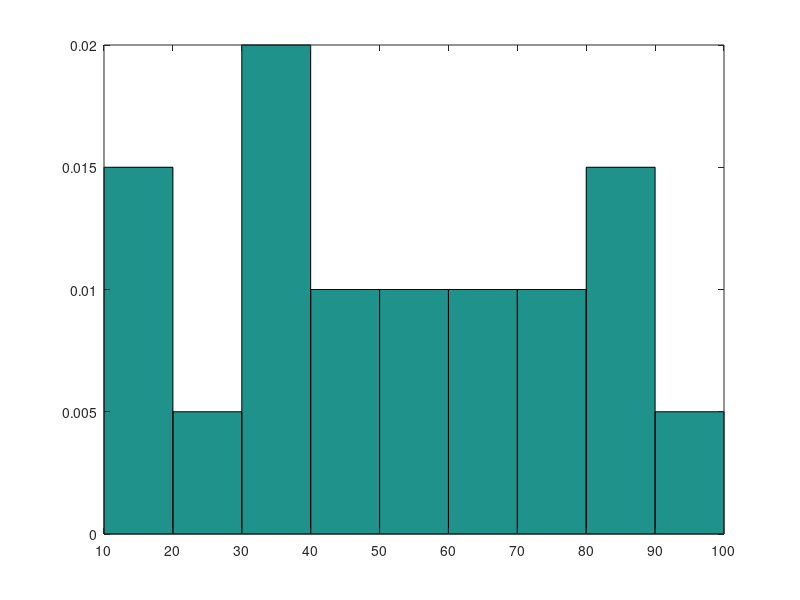
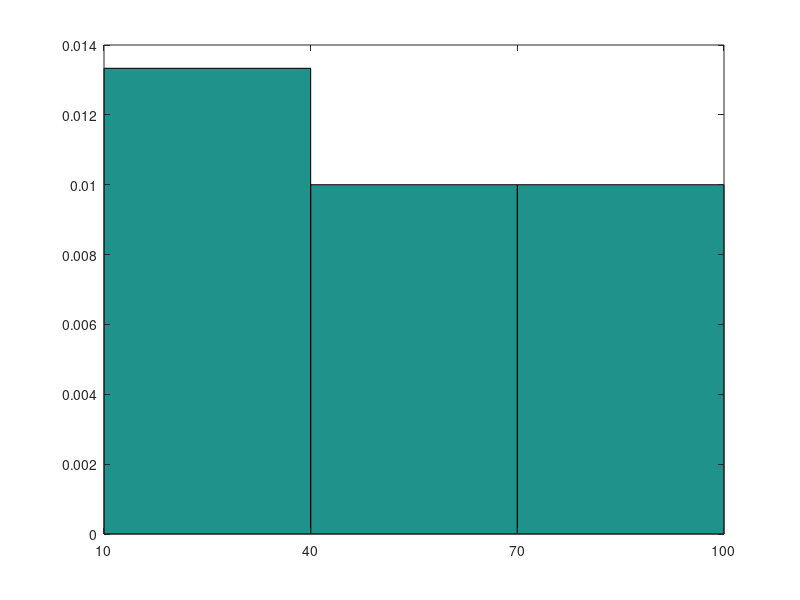
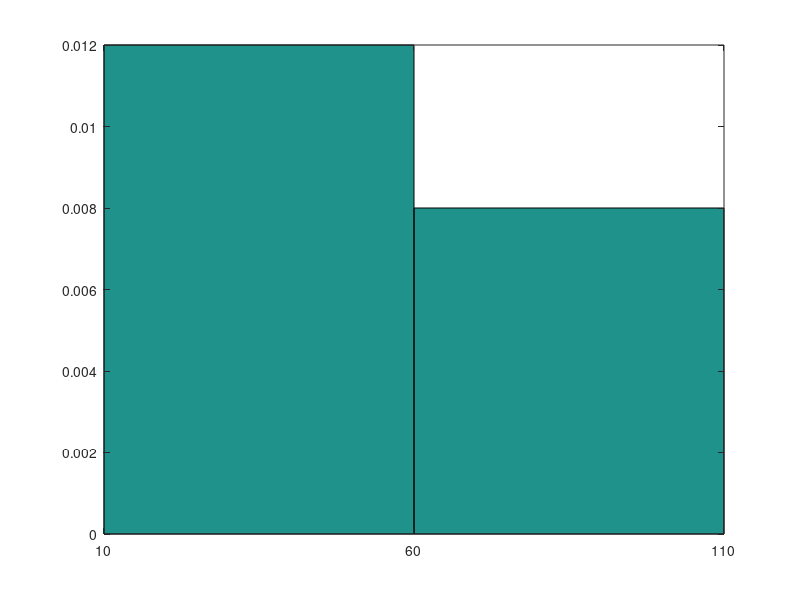

The MATLAB script that drew these images, in order: (Note: this script raises an error after producing the figures.)
%% Graphical and Numerical Summaries of a dataset
% EG 1: Draw histograms for a sample with numbers: [12, 15, 34, 24, 35, 67,
% 89, 13, 45, 36, 89, 46, 97, 34, 56, 78, 65, 83, 59, 74]
% Question 1.1) Let the bin width be 10, the first bin starts at 10;
X = [12, 15, 34, 24, 35, 67, 89, 13, 45, 36, 89, 46, 97, 34, 56, 78, 65, 83, 59, 74];
N = length(X);
%[..., a(i), a(i+1), ...] a(i)<=Bi<a(i+1);
%[10,20),[20,30),...,[90,100];
fig1 = figure;
bin1 = [10,20,30,40,50,60,70,80,90,100];

%%
%% Alternatively, you can use
bin1 = 10:10:100
width1 = ones(1,10)*10;
bincount1 = histc(X,bin1);
height1 = bincount1./(N*width1);
bar(bin1,height1,'histc');
xlim([10,100]);
saveas(fig1, 'h1.eps', 'epsc');

% Question 1.2)  Let the bin width be 30, the first bin starts at 10;
X = [12, 15, 34, 24, 35, 67, 89, 13, 45, 36, 89, 46, 97, 34, 56, 78, 65, 83, 59, 74];
N = length(X);
%[..., a(i), a(i+1), ...] a(i)<=Bi<a(i+1);
%[10,40),[40,70),[70,100];
fig2 = figure;
bin2 = [10,40,70,100];
width2 = ones(1,4)*30;
bincount2 = histc(X,bin2);
height2 = bincount2./(N*width2);
bar(bin2,height2,'histc');
xlim([10,100]);
saveas(fig2, 'h2.eps', 'epsc');

% Question 1.3) Let the bin width be 50, the first bin starts at 10;
X = [12, 15, 34, 24, 35, 67, 89, 13, 45, 36, 89, 46, 97, 34, 56, 78, 65, 83, 59, 74];
N = length(X);
%[..., a(i), a(i+1), ...] a(i)<=Bi<a(i+1);
%[10,60),[60,110];
fig3 = figure;
bin3 = [10,60,110];
width3 = ones(1,3)*50;
bincount3 = histc(X,bin3);
height3 = bincount3./(N*width3);
bar(bin3,height3,'histc');
xlim([10,110]);
saveas(fig3, 'h3.eps', 'epsc');


% EG 2: Draw histogram for a sample with continuous numbers, load cities
% 2.1) draw histogram for climate with 10 bins, 20 bins, 50 bins, 100 bins
clear all;
load cities
X = ratings(:,1); % get the sample ratings for climate.
N = length(X);
fig4 = figure;
nbins = [10,20,50,100]
for i = 1:4
    subplot(2,2,i);
    nbin = nbins(i);
    width = (max(X) - min(X))./nbin;
    bin = [min(X):width:max(X), max(X)];
    bincount = histc(X,bin);
    height = bincount./(N*width);
    bar(bin,height,'histc');
    xlim([min(X), max(X)]);
    xlabel(['Number of Bins = ', num2str(nbin)]);

end

% EG 3: Calculate the following numeric summaries for climate ratings in city data.
% 3.1) Compute the sample median, sample mean, sample standard deviation, sample MAD.
clear all;
load cities
X = ratings(:,1);
[N,~] = size(X);
sMe = median(X); % Sample median
sMea = sum(X)/N; % Sample mean
sVar1 = 1/N * sum((X - sMea).^2);
sSTD = sqrt(sVar1);
sMad = median(abs(X - median(X)) );

% 3.2) Compute the lower quantile, upper quantile and the IQR.
% lower quantile: quantile(X, 0.25)
X = sort(X);
N = length(X);
p =0.25;
k = floor(p*(N+1));
alpha = p*(N+1)-k;
lowQ = X(k) + alpha*(X(k+1) - X(k));
% upper quantile: quantile(X, 0.75)
p = 0.75;
k = floor(p*(N+1));
alpha = p*(N+1)-k;
upperQ = X(k) + alpha*(X(k+1) - X(k));
% IOR
IOR = upperQ - lowQ

% EG 4: For cities data
% 4.1) draw the scatter plot between ratings for crime and ratings for
% education.
clear all;
load cities
X = ratings(:,4); % Ratings for crimes
Y = ratings(:,6); % Ratings for education
plot(X,Y,'r*');
xlabel('Crimes');
ylabel('Education');
title('Scatter between crimes and education');

% 4.2) compute the covariance between crime and education;
sCov = cov(X,Y);
% 4.3) compute the correlation coefficient between crime and education;
sCor = corr(X,Y);


